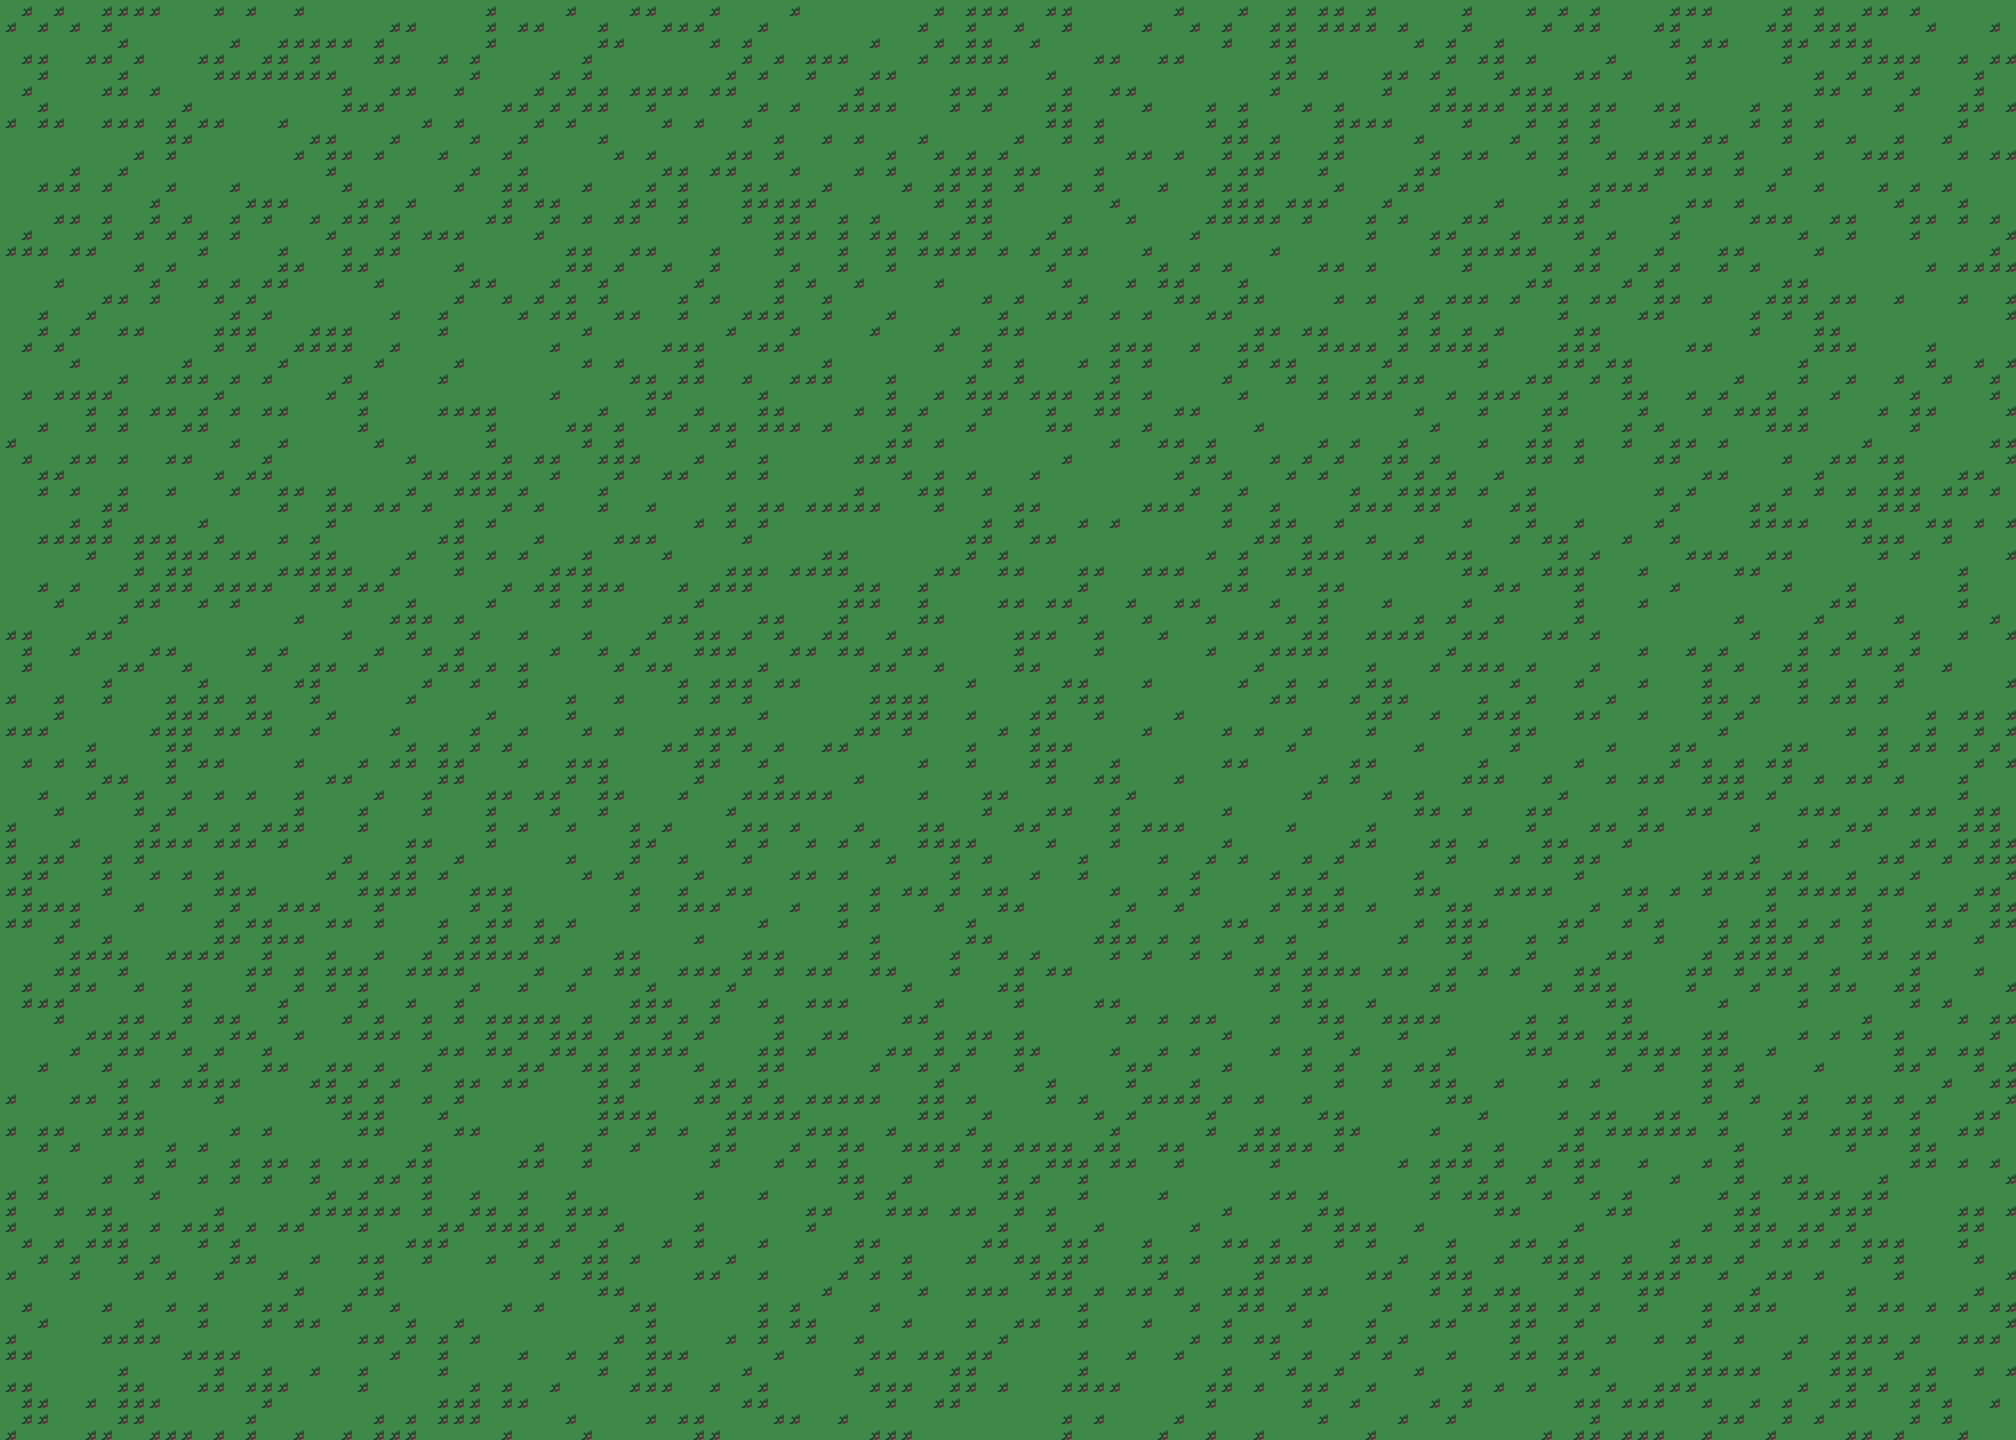

Tiled map render using the project's own tile images. Description and the map definition, with tile-layer contents summarised, below:
An orthogonal 126x90 tile map with 16x16 px tiles, 5 tile layers (01_Ground, 02_Detail, 03_Structures, 04_Props, ...), 2 tilesets and 20 objects (4x enemy, 2x player, landing_dock, armory_block, observatory_gate, ...).

<map version="1.10" tiledversion="1.12.1" orientation="orthogonal" renderorder="right-down" width="126" height="90" tilewidth="16" tileheight="16" infinite="0" nextlayerid="12" nextobjectid="30">
 <properties>
  <property name="groundStyle" value="peak" />
 </properties>
 <tileset firstgid="1" source="tileset.tsx" />
 <tileset firstgid="91" source="objects.tsx" />
 <layer id="7" name="01_Ground" width="126" height="90">
  <data>[11340 cells, 11340 non-empty, 2 distinct tile ids]</data>
 </layer>
 <layer id="8" name="02_Detail" width="126" height="90"><data>[11340 cells, 0 non-empty, 0 distinct tile ids]</data></layer><layer id="9" name="03_Structures" width="126" height="90"><data>[11340 cells, 0 non-empty, 0 distinct tile ids]</data></layer><layer id="10" name="04_Props" width="126" height="90"><data>[11340 cells, 0 non-empty, 0 distinct tile ids]</data></layer><layer id="11" name="05_Foreground" width="126" height="90"><data>[11340 cells, 0 non-empty, 0 distinct tile ids]</data></layer><objectgroup id="1" name="features">
  <object id="1" name="landing_dock" x="900" y="1100" width="220" height="180">
   <properties>
    <property name="kind" value="gate" />
    <property name="label" value="Landing Dock" />
   </properties>
  </object>
  <object id="2" name="armory_block" x="240" y="520" width="260" height="420">
   <properties>
    <property name="kind" value="cliff" />
   </properties>
  </object>
  <object id="3" name="observatory_gate" x="1490" y="360" width="300" height="520">
   <properties>
    <property name="kind" value="gate" />
    <property name="label" value="Observatory Rail" />
   </properties>
  </object>
 </objectgroup>
 <objectgroup id="2" name="collisions">
  <object id="4" x="0" y="0" width="2016" height="70" />
  <object id="5" x="0" y="1370" width="2016" height="70" />
  <object id="6" x="0" y="0" width="70" height="1440" />
  <object id="7" x="1946" y="0" width="70" height="1440" />
  <object id="8" x="900" y="1100" width="220" height="180" />
  <object id="9" x="240" y="520" width="260" height="420" />
  <object id="10" x="1490" y="360" width="300" height="520" />
 </objectgroup>
 <objectgroup id="3" name="spawn_points">
  <object id="11" name="from_peak" type="player" x="1008" y="1328">
   <properties>
    <property name="spawnId" value="from_peak" />
   </properties>
  </object>
  <object id="26" name="from_sanctum" type="player" x="1642" y="300">
   <properties>
    <property name="spawnId" value="from_sanctum" />
   </properties>
  </object>
  <object id="12" name="enemy_1" type="enemy" x="760" y="980" />
  <object id="13" name="enemy_2" type="enemy" x="1160" y="780" />
  <object id="14" name="enemy_3" type="enemy" x="1360" y="620" />
  <object id="15" name="enemy_4" type="enemy" x="1700" y="420" />
 </objectgroup>
 <objectgroup id="4" name="doors">
  <object id="16" name="dragon_peak_return" x="972" y="1280" width="80" height="80">
   <properties>
    <property name="label" value="Dragon Peak" />
    <property name="targetZone" value="dragon_peak" />
    <property name="targetSpawn" value="from_sky" />
   </properties>
  </object>
  <object id="27" name="clockwork_sanctum_gate" x="1602" y="320" width="80" height="80">
   <properties>
    <property name="label" value="Clockwork Sanctum" />
    <property name="targetZone" value="clockwork_sanctum" />
    <property name="targetSpawn" value="from_sky" />
    <property name="lockMessage" value="A command rail from the fortress still links to a sealed clockwork facility." />
   </properties>
  </object>
 </objectgroup>
 <objectgroup id="5" name="npcs">
  <object id="17" name="navigator" x="620" y="980">
   <properties>
    <property name="npcId" value="commander_rex_field" />
    <property name="displayName" value="Commander Rex" />
   </properties>
  </object>
 </objectgroup>
 <objectgroup id="6" name="chests">
  <object id="18" name="sun_core_cache" x="1540" y="360">
   <properties>
    <property name="gold" value="90" />
    <property name="potions" value="2" />
    <property name="keyItemReward" value="sun_core" />
    <property name="completionWorldFlag" value="frontier.sun_core_recovered" />
    <property name="message" value="A Sun Core rests inside, warm enough to light the mountain air." />
   </properties>
  </object>
 </objectgroup>
</map>
